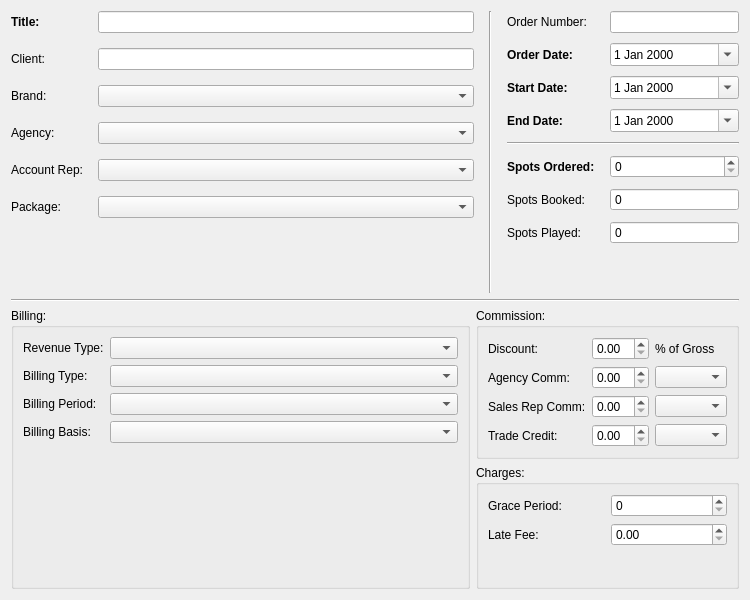
<?xml version="1.0" encoding="UTF-8"?>
<ui version="4.0">
 <class>OrderForm</class>
 <widget class="QWidget" name="OrderForm">
  <property name="geometry">
   <rect>
    <x>0</x>
    <y>0</y>
    <width>750</width>
    <height>600</height>
   </rect>
  </property>
  <property name="sizePolicy">
   <sizepolicy hsizetype="Expanding" vsizetype="Expanding">
    <horstretch>1</horstretch>
    <verstretch>1</verstretch>
   </sizepolicy>
  </property>
  <property name="minimumSize">
   <size>
    <width>750</width>
    <height>0</height>
   </size>
  </property>
  <property name="maximumSize">
   <size>
    <width>760</width>
    <height>600</height>
   </size>
  </property>
  <property name="windowTitle">
   <string>Form</string>
  </property>
  <layout class="QVBoxLayout" name="verticalLayout_5" stretch="1,0,1">
   <property name="sizeConstraint">
    <enum>QLayout::SetNoConstraint</enum>
   </property>
   <item>
    <layout class="QHBoxLayout" name="horizontalLayout" stretch="2,0,1">
     <property name="spacing">
      <number>15</number>
     </property>
     <property name="rightMargin">
      <number>0</number>
     </property>
     <item>
      <layout class="QGridLayout" name="gridLayout_3">
       <item row="0" column="1">
        <widget class="QLineEdit" name="edtTitle"/>
       </item>
       <item row="3" column="1">
        <widget class="QComboBox" name="cbAgency"/>
       </item>
       <item row="4" column="1">
        <widget class="QComboBox" name="cbAccountRep"/>
       </item>
       <item row="0" column="0">
        <widget class="QLabel" name="label">
         <property name="font">
          <font>
           <bold>true</bold>
          </font>
         </property>
         <property name="text">
          <string>Title:</string>
         </property>
        </widget>
       </item>
       <item row="1" column="0">
        <widget class="QLabel" name="label_3">
         <property name="text">
          <string>Client:</string>
         </property>
        </widget>
       </item>
       <item row="3" column="0">
        <widget class="QLabel" name="label_10">
         <property name="text">
          <string>Agency:</string>
         </property>
        </widget>
       </item>
       <item row="1" column="1">
        <widget class="QLineEdit" name="edtClient">
         <property name="readOnly">
          <bool>true</bool>
         </property>
        </widget>
       </item>
       <item row="2" column="0">
        <widget class="QLabel" name="label_9">
         <property name="text">
          <string>Brand:</string>
         </property>
        </widget>
       </item>
       <item row="2" column="1">
        <widget class="QComboBox" name="cbBrand"/>
       </item>
       <item row="5" column="0">
        <widget class="QLabel" name="label_7">
         <property name="text">
          <string>Package:</string>
         </property>
        </widget>
       </item>
       <item row="4" column="0">
        <widget class="QLabel" name="label_16">
         <property name="text">
          <string>Account Rep:</string>
         </property>
        </widget>
       </item>
       <item row="5" column="1">
        <widget class="QComboBox" name="cbPackage"/>
       </item>
       <item row="6" column="1">
        <spacer name="verticalSpacer_3">
         <property name="orientation">
          <enum>Qt::Vertical</enum>
         </property>
         <property name="sizeHint" stdset="0">
          <size>
           <width>20</width>
           <height>40</height>
          </size>
         </property>
        </spacer>
       </item>
      </layout>
     </item>
     <item>
      <layout class="QVBoxLayout" name="verticalLayout_6">
       <item>
        <widget class="Line" name="line_3">
         <property name="orientation">
          <enum>Qt::Vertical</enum>
         </property>
        </widget>
       </item>
      </layout>
     </item>
     <item>
      <layout class="QGridLayout" name="gridLayout_2" columnstretch="0,1" columnminimumwidth="0,0">
       <property name="verticalSpacing">
        <number>10</number>
       </property>
       <item row="1" column="1">
        <widget class="QDateEdit" name="dtOrderDate">
         <property name="calendarPopup">
          <bool>true</bool>
         </property>
        </widget>
       </item>
       <item row="5" column="1">
        <widget class="QSpinBox" name="sbSOrdered">
         <property name="maximum">
          <number>9999</number>
         </property>
        </widget>
       </item>
       <item row="3" column="0">
        <widget class="QLabel" name="label_6">
         <property name="font">
          <font>
           <bold>true</bold>
          </font>
         </property>
         <property name="text">
          <string>End Date:</string>
         </property>
        </widget>
       </item>
       <item row="1" column="0">
        <widget class="QLabel" name="label_4">
         <property name="font">
          <font>
           <bold>true</bold>
          </font>
         </property>
         <property name="text">
          <string>Order Date:</string>
         </property>
        </widget>
       </item>
       <item row="7" column="1">
        <widget class="QSpinBox" name="sbSPlayed">
         <property name="readOnly">
          <bool>true</bool>
         </property>
         <property name="buttonSymbols">
          <enum>QAbstractSpinBox::NoButtons</enum>
         </property>
         <property name="maximum">
          <number>9999</number>
         </property>
        </widget>
       </item>
       <item row="6" column="1">
        <widget class="QSpinBox" name="sbSBooked">
         <property name="readOnly">
          <bool>true</bool>
         </property>
         <property name="buttonSymbols">
          <enum>QAbstractSpinBox::NoButtons</enum>
         </property>
         <property name="maximum">
          <number>9999</number>
         </property>
        </widget>
       </item>
       <item row="2" column="1">
        <widget class="QDateEdit" name="dtStartDate">
         <property name="calendarPopup">
          <bool>true</bool>
         </property>
        </widget>
       </item>
       <item row="7" column="0">
        <widget class="QLabel" name="label_13">
         <property name="text">
          <string>Spots Played:</string>
         </property>
        </widget>
       </item>
       <item row="5" column="0">
        <widget class="QLabel" name="label_11">
         <property name="font">
          <font>
           <bold>true</bold>
          </font>
         </property>
         <property name="text">
          <string>Spots Ordered:</string>
         </property>
        </widget>
       </item>
       <item row="2" column="0">
        <widget class="QLabel" name="label_5">
         <property name="font">
          <font>
           <bold>true</bold>
          </font>
         </property>
         <property name="text">
          <string>Start Date:</string>
         </property>
        </widget>
       </item>
       <item row="0" column="0">
        <widget class="QLabel" name="label_2">
         <property name="text">
          <string>Order Number:</string>
         </property>
        </widget>
       </item>
       <item row="3" column="1">
        <widget class="QDateEdit" name="dtEndDate">
         <property name="calendarPopup">
          <bool>true</bool>
         </property>
        </widget>
       </item>
       <item row="4" column="0" colspan="2">
        <widget class="Line" name="line">
         <property name="orientation">
          <enum>Qt::Horizontal</enum>
         </property>
        </widget>
       </item>
       <item row="6" column="0">
        <widget class="QLabel" name="label_12">
         <property name="text">
          <string>Spots Booked:</string>
         </property>
        </widget>
       </item>
       <item row="8" column="0">
        <spacer name="verticalSpacer_4">
         <property name="orientation">
          <enum>Qt::Vertical</enum>
         </property>
         <property name="sizeHint" stdset="0">
          <size>
           <width>20</width>
           <height>40</height>
          </size>
         </property>
        </spacer>
       </item>
       <item row="0" column="1">
        <widget class="QLineEdit" name="edtOrderNumber"/>
       </item>
      </layout>
     </item>
    </layout>
   </item>
   <item>
    <layout class="QHBoxLayout" name="horizontalLayout_3">
     <item>
      <widget class="Line" name="line_2">
       <property name="orientation">
        <enum>Qt::Horizontal</enum>
       </property>
      </widget>
     </item>
    </layout>
   </item>
   <item>
    <layout class="QHBoxLayout" name="horizontalLayout_2">
     <item>
      <widget class="QGroupBox" name="groupBox">
       <property name="title">
        <string>Billing:</string>
       </property>
       <layout class="QVBoxLayout" name="verticalLayout">
        <item>
         <layout class="QGridLayout" name="gridLayout_4" columnstretch="0,1">
          <item row="0" column="1">
           <widget class="QComboBox" name="cbRevenueType"/>
          </item>
          <item row="3" column="0">
           <widget class="QLabel" name="label_17">
            <property name="text">
             <string>Billing Basis:</string>
            </property>
           </widget>
          </item>
          <item row="2" column="1">
           <widget class="QComboBox" name="cbBillingPeriod"/>
          </item>
          <item row="3" column="1">
           <widget class="QComboBox" name="cbBillingBasis"/>
          </item>
          <item row="0" column="0">
           <widget class="QLabel" name="label_8">
            <property name="text">
             <string>Revenue Type:</string>
            </property>
           </widget>
          </item>
          <item row="1" column="0">
           <widget class="QLabel" name="label_14">
            <property name="text">
             <string>Billing Type:</string>
            </property>
           </widget>
          </item>
          <item row="1" column="1">
           <widget class="QComboBox" name="cbBillingType"/>
          </item>
          <item row="2" column="0">
           <widget class="QLabel" name="label_15">
            <property name="text">
             <string>Billing Period:</string>
            </property>
           </widget>
          </item>
         </layout>
        </item>
        <item>
         <spacer name="verticalSpacer">
          <property name="orientation">
           <enum>Qt::Vertical</enum>
          </property>
          <property name="sizeHint" stdset="0">
           <size>
            <width>20</width>
            <height>40</height>
           </size>
          </property>
         </spacer>
        </item>
       </layout>
      </widget>
     </item>
     <item>
      <layout class="QVBoxLayout" name="verticalLayout_4">
       <item>
        <widget class="QGroupBox" name="groupBox_2">
         <property name="title">
          <string>Commission:</string>
         </property>
         <layout class="QVBoxLayout" name="verticalLayout_2">
          <item>
           <layout class="QGridLayout" name="gridLayout_5">
            <item row="3" column="1">
             <widget class="QDoubleSpinBox" name="sbTradeCredit"/>
            </item>
            <item row="2" column="2">
             <widget class="QComboBox" name="cbSaleRepCommType"/>
            </item>
            <item row="1" column="2">
             <widget class="QComboBox" name="cbAgencyCommType"/>
            </item>
            <item row="3" column="0">
             <widget class="QLabel" name="label_20">
              <property name="text">
               <string>Trade Credit:</string>
              </property>
             </widget>
            </item>
            <item row="1" column="0">
             <widget class="QLabel" name="label_18">
              <property name="text">
               <string>Agency Comm:</string>
              </property>
             </widget>
            </item>
            <item row="1" column="1">
             <widget class="QDoubleSpinBox" name="sbAgencyComm"/>
            </item>
            <item row="2" column="0">
             <widget class="QLabel" name="label_19">
              <property name="text">
               <string>Sales Rep Comm:</string>
              </property>
             </widget>
            </item>
            <item row="3" column="2">
             <widget class="QComboBox" name="cbTradeCreditType"/>
            </item>
            <item row="2" column="1">
             <widget class="QDoubleSpinBox" name="sbSaleRepComm"/>
            </item>
            <item row="0" column="0">
             <widget class="QLabel" name="label_21">
              <property name="text">
               <string>Discount:</string>
              </property>
             </widget>
            </item>
            <item row="0" column="1">
             <widget class="QDoubleSpinBox" name="sbDiscount"/>
            </item>
            <item row="0" column="2">
             <widget class="QLabel" name="label_22">
              <property name="text">
               <string>% of Gross</string>
              </property>
             </widget>
            </item>
           </layout>
          </item>
         </layout>
        </widget>
       </item>
       <item>
        <widget class="QGroupBox" name="groupBox_3">
         <property name="title">
          <string>Charges:</string>
         </property>
         <layout class="QVBoxLayout" name="verticalLayout_3">
          <item>
           <layout class="QGridLayout" name="gridLayout_6" columnminimumwidth="0,1">
            <item row="0" column="0">
             <widget class="QLabel" name="label_23">
              <property name="text">
               <string>Grace Period:</string>
              </property>
             </widget>
            </item>
            <item row="1" column="0">
             <widget class="QLabel" name="label_24">
              <property name="text">
               <string>Late Fee:</string>
              </property>
             </widget>
            </item>
            <item row="0" column="1">
             <widget class="QSpinBox" name="sbGracePeriod"/>
            </item>
            <item row="1" column="1">
             <widget class="QDoubleSpinBox" name="sbLateFee"/>
            </item>
           </layout>
          </item>
          <item>
           <spacer name="verticalSpacer_2">
            <property name="orientation">
             <enum>Qt::Vertical</enum>
            </property>
            <property name="sizeHint" stdset="0">
             <size>
              <width>20</width>
              <height>40</height>
             </size>
            </property>
           </spacer>
          </item>
         </layout>
        </widget>
       </item>
      </layout>
     </item>
    </layout>
   </item>
  </layout>
 </widget>
 <resources/>
 <connections/>
</ui>
